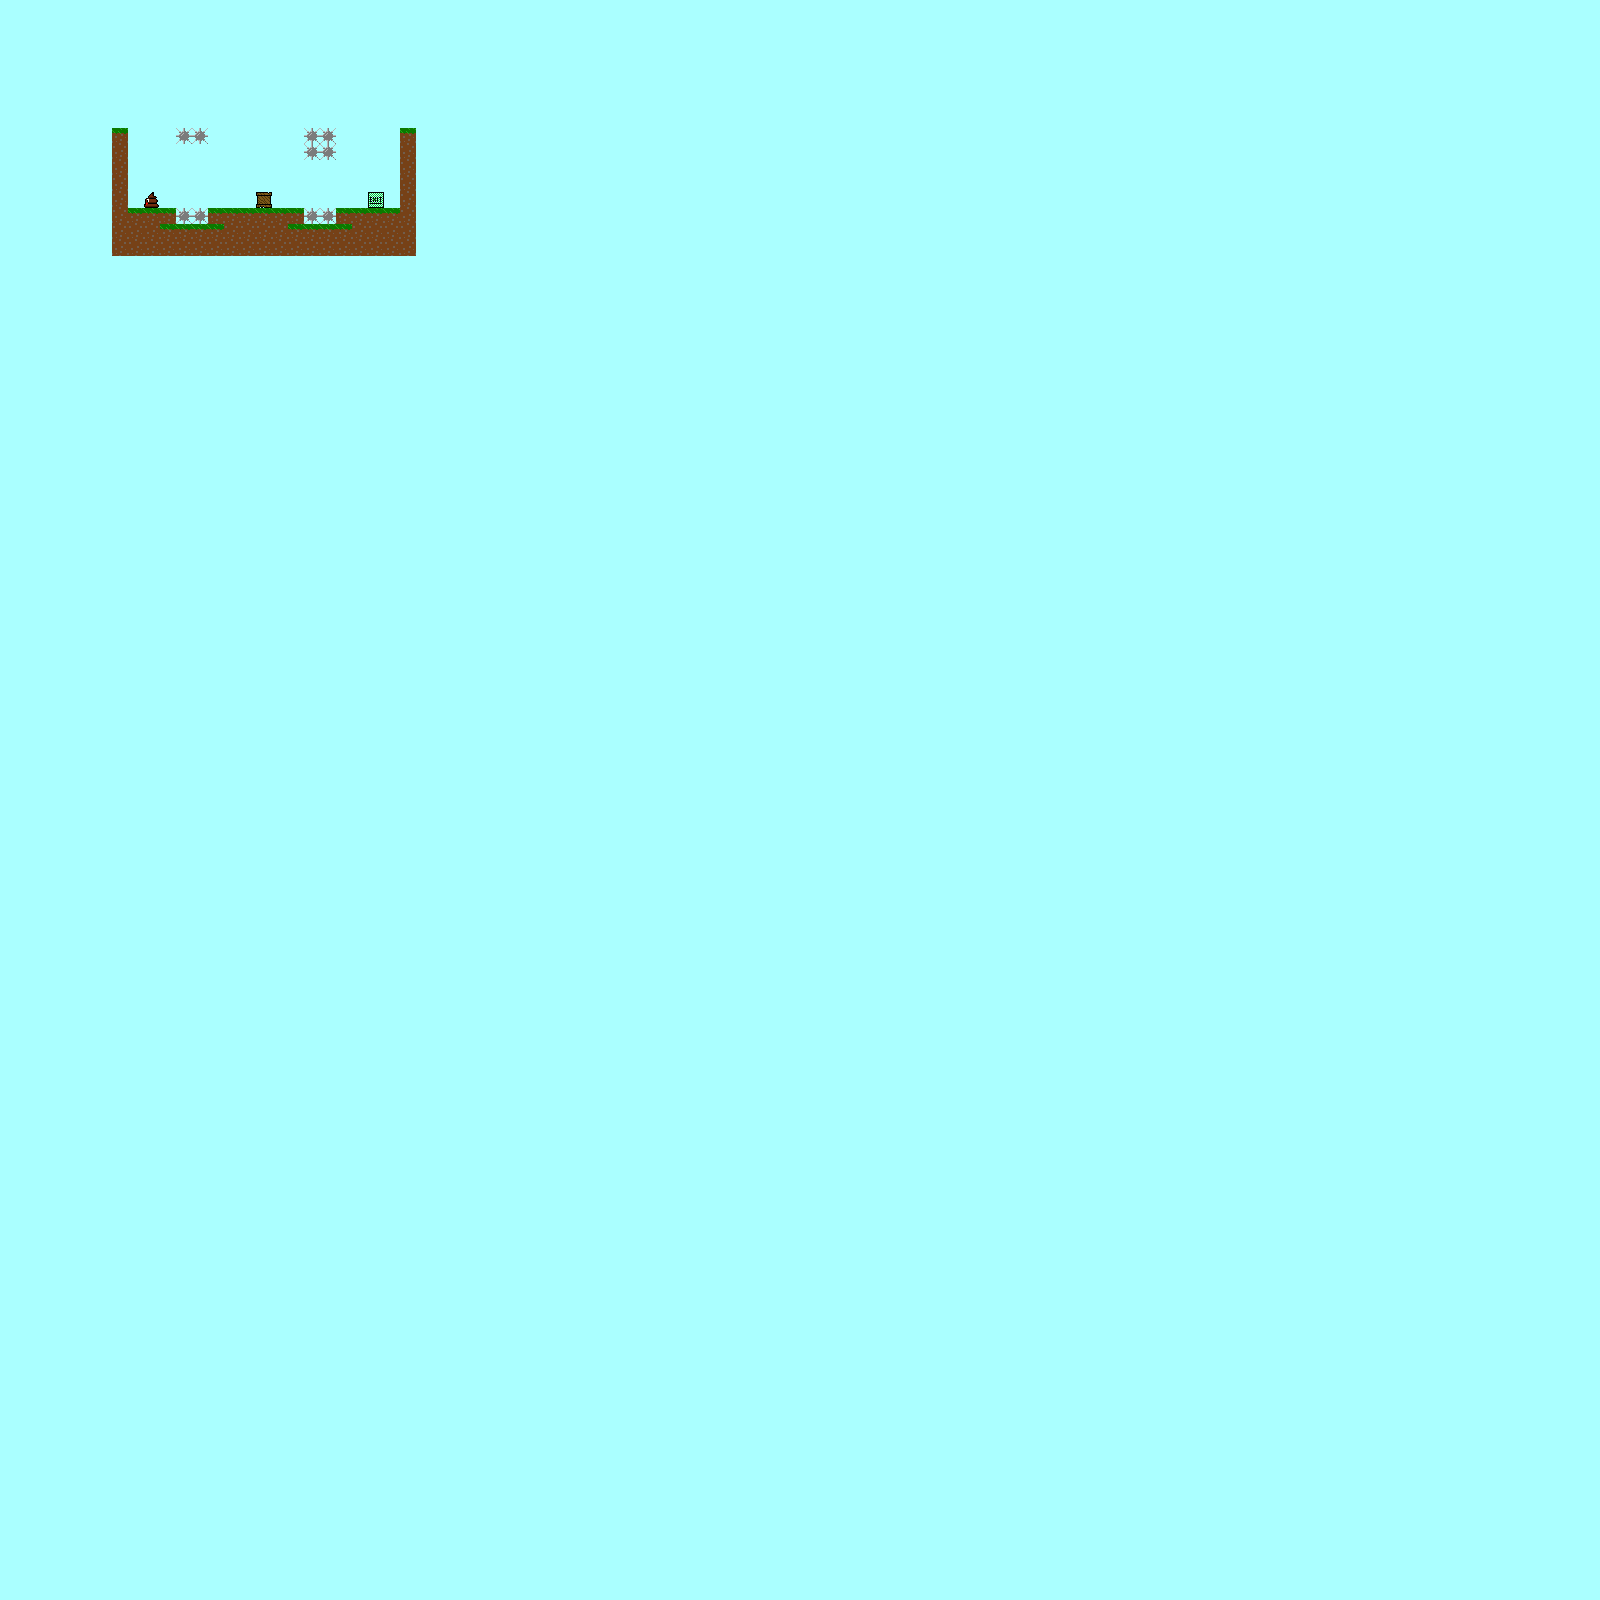

A 2D game scene composited from a Tiled map and its tileset images. What follows is a short description and the map's XML, with each tile layer's data collapsed to a summary:
An orthogonal 100x100 tile map with 16x16 px tiles, 1 tile layer (Tile Layer 1).

<map version="1.2" tiledversion="1.2.4" orientation="orthogonal" renderorder="right-down" width="100" height="100" tilewidth="16" tileheight="16" infinite="0" backgroundcolor="#aaffff" nextlayerid="6" nextobjectid="1">
 <tileset firstgid="1" source="tiles.tsx" />
 <layer id="5" name="Tile Layer 1" width="100" height="100">
  <data>[10000 cells, 9902 non-empty, 7 distinct tile ids]</data>
 </layer>
</map>
